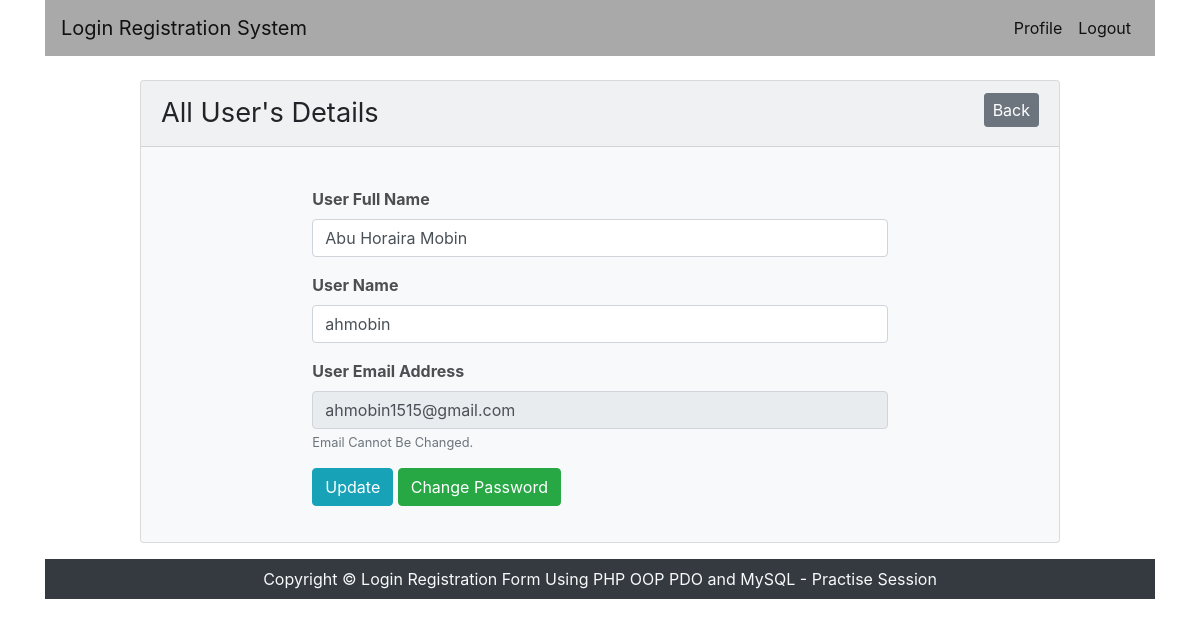
The app's page /profile.php (signed in) with its own data.
### tables this page shows
CREATE TABLE `users` (
  `user_id` int(11) NOT NULL,
  `user_full_name` varchar(255) NOT NULL,
  `user_name` varchar(255) NOT NULL,
  `user_email` varchar(255) NOT NULL,
  `user_password` varchar(255) NOT NULL
);

### inc/Session.php (called while the page is built, shortened)
<?php
class Session{
    public static function get($key){
        if(isset($_SESSION[$key])){
            return $_SESSION[$key];
        }else{
            return false;
        }
    }
}

### inc/User.php (called while the page is built, shortened)
<?php
include 'Database.php';
include_once 'Session.php';
class User{
    private $db_conn;
    public function __construct(){
        $this->db_conn = new Database();
    }
    public function getUserDataById($id){
        $sql = "SELECT * FROM users WHERE user_id = :id";
        $query = $this -> db_conn -> pdo -> prepare($sql);
        $query -> bindValue(':id', $id);
        $query -> execute();
        $result = $query -> fetch(PDO::FETCH_OBJ);
        return $result;
    }
}

### inc/Database.php (called while the page is built)
<?php
class Database{
    private $hostname = "localhost";
    private $username = "root";
    private $password = "";
    private $dbname   = "oop_login_reg";
    public $pdo;
    public function __construct(){
        if(!isset($this -> pdo)){
            try{
                $conn = new PDO("mysql:host=".$this->hostname.";dbname=".$this->dbname,$this->username,$this->password);
                $conn -> setAttribute(PDO::ATTR_ERRMODE, PDO::ERRMODE_EXCEPTION);
                $conn -> exec("SET CHARACTER SET utf8");
                $this -> pdo = $conn;
            }catch (PDOException $error){
                echo "Database Connection Not Established ".$error->getMessage();
            }
        }
    }
}

### profile.php (the view, shortened to what this page needs)
<?php
include 'header.php';
include 'inc/User.php';
$user = new User();
?>
<section class="mt-4">
    <div class="row">
        <div class="col-md-10 col-lg-10 col-sm-10 m-auto">
            <div class="card bg-light mb-3">
                <div class="card-header mb-2"><p class="heading2">All User's Details</p> <a href="index.php" class="card_header_right back-btn btn btn-secondary btn-sm">Back</a> </div>
                <div class="card-body">
                    <div class="row">
                        <div class="col-md-8 col-lg-8 col-sm-11 m-auto">
                            <?php
                                $getUserData = $user -> getUserDataById($id);
                                if($getUserData == true){
                            ?>
                            <form action="" method="post">
                                <div class="form-group">
                                    <label for="userFullName">User Full Name</label>
                                    <input type="text" name="full_name" class="form-control" value="<?php echo $getUserData->user_full_name ?>">
                                </div>
                                <div class="form-group">
                                    <label for="userName">User Name</label>
                                    <input type="text" name="user_name" class="form-control" value="<?php echo $getUserData->user_name ?>">
                                </div>
                                <div class="form-group">
                                    <label for="userEmail">User Email Address</label>
                                    <input type="email" name="email_addr" class="form-control" value="<?php echo $getUserData->user_email ?>" readonly>
                                    <small class="form-text text-muted">Email Cannot Be Changed.</small>
                                </div>
                                <?php  if($id == Session::get('userId')){ ?>
                                <div class="form-group">
                                    <button type="submit" name="update" class="btn btn-info">Update</button>
                                    <a href="change-pass.php?id=<?php echo $id ?>" class="btn btn-success">Change Password</a>
                                </div>
                                <?php } ?>
                            </form>
                            <?php } ?>
                        </div>
                    </div>
                </div>
            </div>
        </div>
    </div>
</section>
<?php
include 'footer.php';
?>

### assets/css/style.css (style rules this page uses)
.form-group > label { font-weight: bold; opacity: 0.8; }
.heading2 { font-size: 1.7em; display: inline; }
.card_header_right { font-size: 1.3em; float: right; }
.back-btn { font-size: 1em; }

### records on screen
users: full_name "Abu Horaira Mobin", user_name "ahmobin", email_addr "ahmobin1515@gmail.com"
